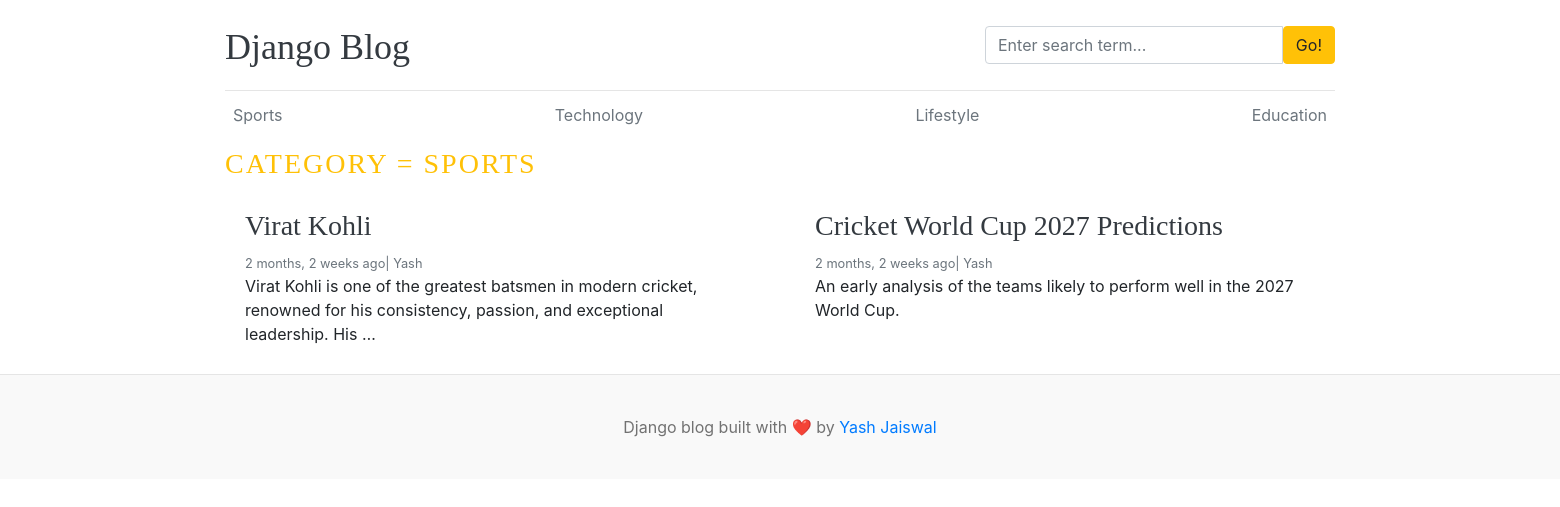
Page /category/1/ on the committed database.
### blogs/models.py (models this page shows, shortened)
class Category(models.Model):
    category_name = models.CharField(max_length=50, unique=True)
    created_at =  models.DateTimeField(auto_now_add=True)
    updated_at = models.DateTimeField(auto_now=True)
    class Meta:
        verbose_name_plural = "categories"
    def __str__(self):
        return self.category_name

class Blog(models.Model):
    title = models.CharField(max_length=100)
    slug = models.SlugField(max_length=150, unique=True, blank=True)
    category = models.ForeignKey(Category, on_delete=models.CASCADE)
    author = models.ForeignKey(User, on_delete=models.CASCADE)
    featured_image = models.ImageField(upload_to='uploads/%Y/%m/%d')
    short_description = models.TextField(max_length=500)
    blog_body = models.TextField(max_length=2000)
    status = models.CharField(max_length=20,choices=STATUS_CHOICES,default='Draft')
    is_featured = models.BooleanField(default=False)
    created_at = models.DateTimeField(auto_now_add=True)
    updated_at = models.DateTimeField(auto_now=True)

### blogs/views.py (the view)
# urls.py: path('<int:category_id>/',views.posts_by_category, name='posts_by_catgory')
def posts_by_category(request, category_id):
    posts = Blog.objects.filter(status='Published', category=category_id)
    try:
        category = Category.objects.get(pk=category_id)
    except:
        return redirect('home')
    context = {
        'posts': posts,
        'category':category,
    }
    return render(request,'posts_by_category.html',context)

### blogs/context_processors.py (called while the page is built)
def get_categories(request):
    categories = Category.objects.all()
    return dict(categories=categories)

def get_social_links(request):
    social_links = SocialLink.objects.all()
    return dict(social_links=social_links)

### templates/posts_by_category.html (shortened to what this page needs)
{% extends 'base.html' %}
{% block content %}
<h3 class='text-uppercase text-warning' style="letter-spacing: 2px;">Category = {{category}}</h3>
  <div class="row mb-2">
    {% if posts %}
    {% for post in posts %}
    <div class="col-md-6">
      <div class="card border-0" >
        <div class="card-body">
          <h3><a href="{% url 'blogs' post.slug %}" class="text-dark">{{post.title}}</a></h3>
          <small class="mb-1 text-muted">{{post.created_at | timesince }} ago| {{post.author}}</small>
          <p class="card-text">{{post.short_description | truncatewords:20}}</p>
        </div>
      </div>
    </div>
    {% endfor %}
    {% else %}
    <p>No posts found</p>
    {% endif%}
  </div>
</div>
{% endblock %}

### templates/base.html (shortened to what this page needs)
{% load static %}
<!DOCTYPE html>
<html lang="en">
<head>
    <link href="https://getbootstrap.com/docs/4.0/dist/css/bootstrap.min.css" rel="stylesheet">
    <link href="{% static 'css/blog.css'%}" rel="stylesheet">
  </head>
<body>
    <div class="container">
      <header class="blog-header py-3">
        <div class="row flex-nowrap justify-content-between align-items-center">
          <div class="col-8 pt-1">
            <a class="blog-header-logo text-dark" href="/">Django Blog</a>
          </div>
          <div class="col-4">
            <form action="{% url 'search' %}" method="GET">
              <div class="input-group">
                <input class="form-control" type="text" name="keyword" value="{{ keyword }}" placeholder="Enter search term..." aria-label="Enter search term..." aria-describedby="button-search" />
                <button type="submit" class="btn btn-warning" id="button-search" type="button">Go!</button>
            </div>
            </form>
          </div>
          <div class="col-4 d-flex justify-content-end align-items-center">
          </div>
        </div>
      </header>
      <div class="nav-scroller py-1 mb-2">
        <nav class="nav d-flex justify-content-between">
          {% for cat in categories %}
          <a class="p-2 text-muted" href="{% url 'posts_by_catgory' cat.id %}">{{ cat }}</a>
          {% endfor %}
        </nav>
      </div>
{% block content %}
{% endblock %}
<footer class="blog-footer">
  <p>Django blog built with ❤️ by <a href="#">Yash Jaiswal</a></p>
</footer>
</body>
</html>

### static/css/blog.css (style rules this page uses)
.blog-header { border-bottom: 1px solid #e5e5e5; }
.blog-header-logo { font-family: "Playfair Display", Georgia, "Times New Roman", serif; font-size: 2.25rem; }
h1, h2, h3, h4, h5, h6 { font-family: "Playfair Display", Georgia, "Times New Roman", serif; }
.blog-footer { padding: 2.5rem 0; color: #727272; text-align: center; background-color: #f9f9f9; border-top: .05rem solid #e5e5e5; }
.blog-footer p:last-child { margin-bottom: 0; }

### rows in the picture
Category: category_name "Sports", category_name "SPORTS"
Category: category_name "Technology"
Category: category_name "Lifestyle"
Category: category_name "Education"
Blog: title "Virat Kohli", created_at "2 months, 2 weeks", author "Yash", short_description "Virat Kohli is one of the greatest batsmen in modern cricket, renowned for his consistency, passion, and exceptional leadership. His …"
Blog: title "Cricket World Cup 2027 Predictions", created_at "2 months, 2 weeks", author "Yash", short_description "An early analysis of the teams likely to perform well in the 2027 World Cup."
